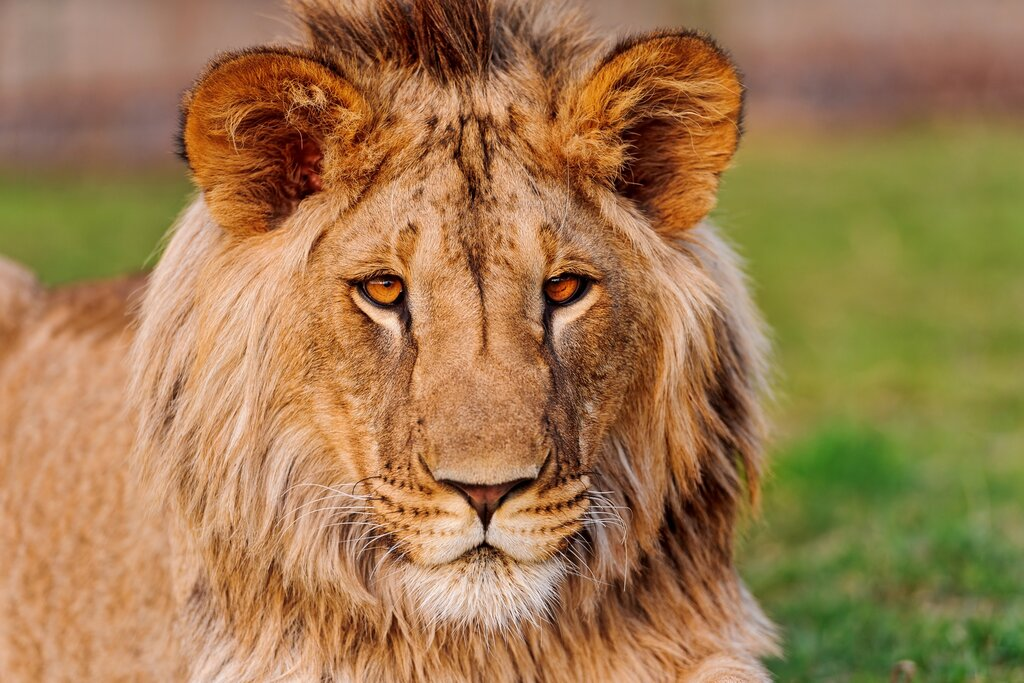
#> input picture Midterm_Essay/Histogram/reference_image.jpg, 1024 x 683 px
$ python 522H0068_Part3.py
#> lines starting #> are read from the running program, lines starting #| are printed output that depends on the picture
import cv2
import numpy as np
#Histogram Matching
model = cv2.imread('reference_image.jpg', cv2.IMREAD_GRAYSCALE)
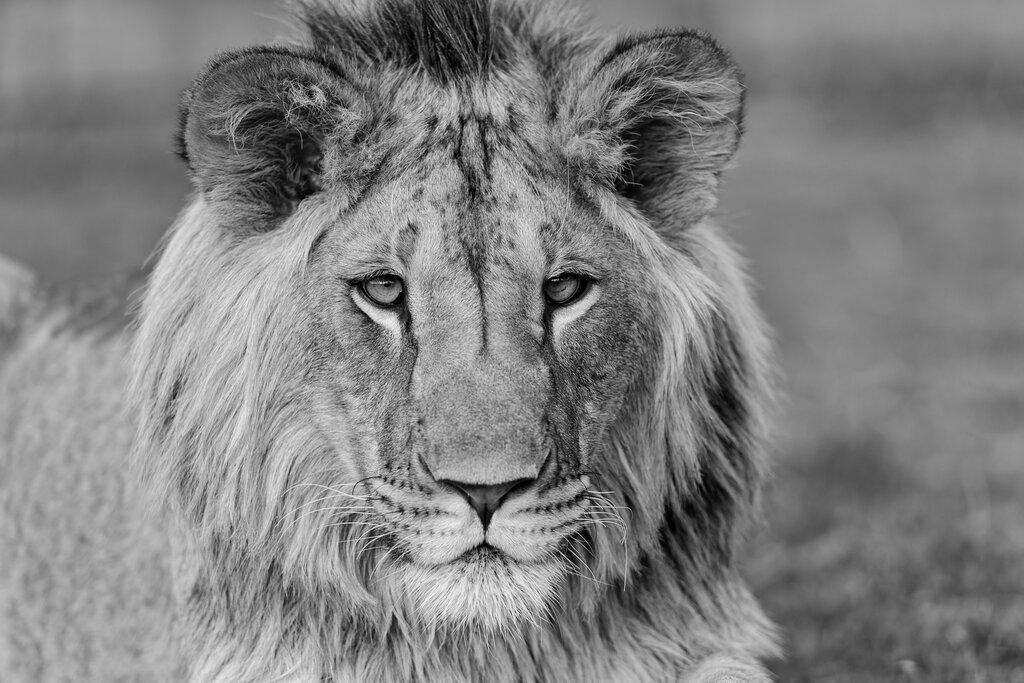
#> model: shape (683, 1024); min 0, max 251, mean 128.9
img = cv2.imread('source_image.jpg', cv2.IMREAD_GRAYSCALE)
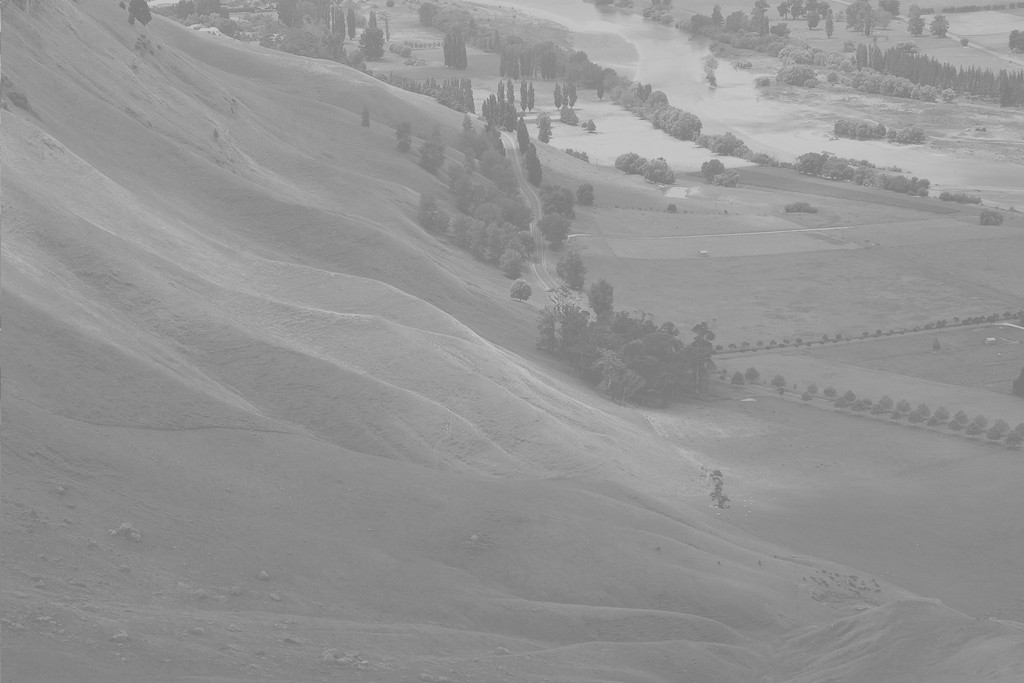
#> input picture Midterm_Essay/Histogram/source_image.jpg, 1024 x 683 px
#> img is the input picture: shape (683, 1024); min 114, max 208, mean 148
height, width = img.shape
#> height = 683; width = 1024
height_m, width_m = model.shape
#> height_m = 683; width_m = 1024
# Tính histogram của ảnh gốc
hist = np.zeros(256)
for i in range(height):
    for j in range(width):
        hist[img[i, j]] += 1
hist = hist / (height * width)
# Tính histogram của ảnh mẫu
hist_model = np.zeros(256)
for i in range(height_m):
    for j in range(width_m):
        hist_model[model[i, j]] += 1
hist_model = hist_model / (height_m * width_m)
# Tính CDF cho ảnh gốc
cdf = np.zeros(256)
cdf[0] = hist[0]
for i in range(1, 256):
    cdf[i] = cdf[i-1] + hist[i]
#> after the loop, cdf = 256 values from 0 to 1
# Tính CDF cho ảnh mẫu
cdf_model = np.zeros(256)
cdf_model[0] = hist_model[0]
for i in range(1, 256):
    cdf_model[i] = cdf_model[i-1] + hist_model[i]
#> after the loop, cdf_model = 256 values from 0.000452 to 1
# Tạo ánh xạ từ histogram của ảnh mẫu đến histogram của ảnh gốc
mapping = np.arange(256, dtype=np.uint8)
for i in range(256):
    for j in range(256):
        if abs(cdf[i] - cdf_model[j]) < 0.001:
            mapping[i] = j
            break
# Áp dụng ánh xạ lên ảnh đích để khớp với histogram của ảnh nguồn
result_img = img.copy()
for i in range(height):
    for j in range(width):
        result_img[i, j] = mapping[img[i, j]]
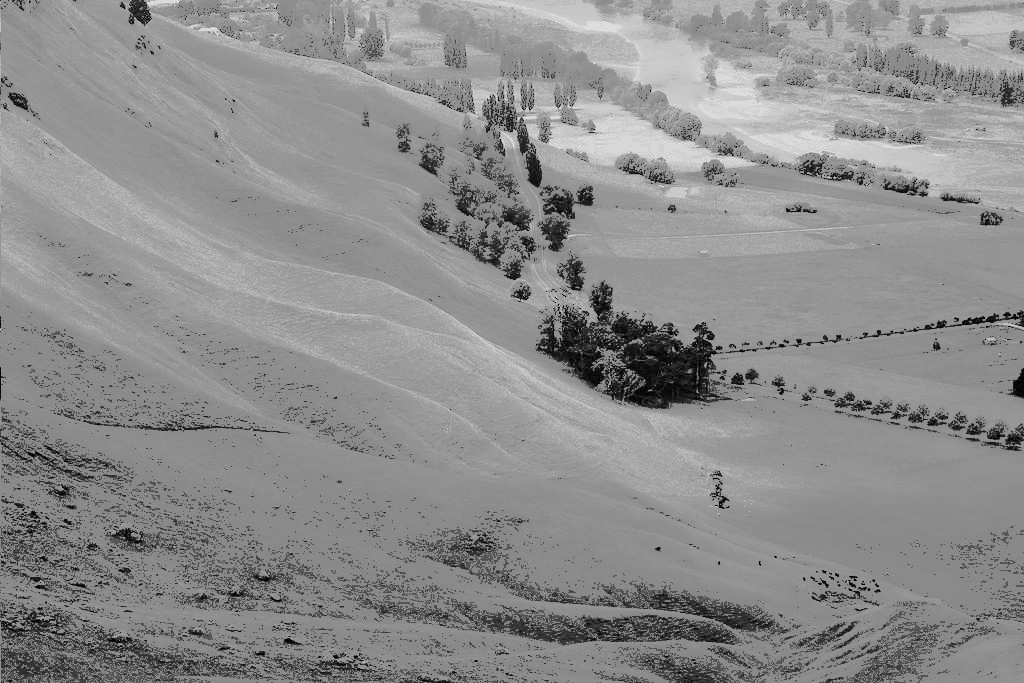
#> result_img: shape (683, 1024); min 0, max 224, mean 140.9
# Lưu ảnh đã cân bằng hoặc hiển thị nó
cv2.imwrite('matched_image.jpg', result_img)
cv2.imshow('Ảnh nguồn', img)
cv2.imshow('Ảnh đích', model)
cv2.imshow('Ảnh sau khi cân bằng', result_img)
cv2.waitKey(0)
cv2.destroyAllWindows()
